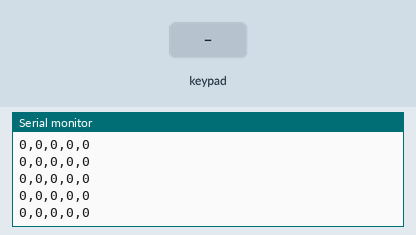
The sketch below on a simulated Arduino Uno, built with avr-gcc and run on an emulated ATmega328P. Parts: the last lines printed to the serial monitor. The inputs (shaded band) are chosen by the test bench.

Above: at 1.2 s.
1.3 s: key '2' pressed
At 1.32 s:
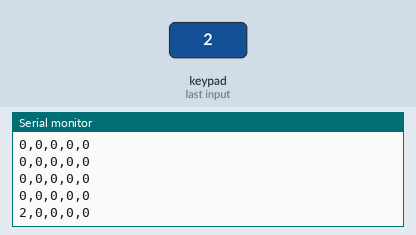
2.8 s: key '4' pressed
At 2.83 s:
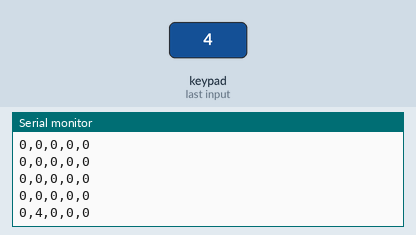

The sketch:

mpr121.ino
```cpp
//base on Kate Hartman and Nick Puckett's sendAllCapPins example

#include <Wire.h>
#include "Adafruit_MPR121.h"


#ifndef _BV
#define _BV(bit) (1 << (bit))
#endif


Adafruit_MPR121 cap = Adafruit_MPR121();


uint16_t currtouched = 0;
int tp = 12;


void setup()
{
  Serial.begin(9600);

  if (!cap.begin(0x5A)) {
  Serial.println("MPR121 not found, check wiring?");
  while (1);
  }

  Serial.println("MPR121 found!");
}


void loop()
{
checkEachPin(tp);
Serial.println();
delay(100);
}


void checkEachPin(int totalPins) {
currtouched = cap.touched();


   if ((currtouched & _BV(2)))
    {
    Serial.print(2);
    }
    else
    {
    Serial.print(0);
    }
    Serial.print(",");


   if ((currtouched & _BV(4)))
    {
    Serial.print(4);
    }
    else
    {
    Serial.print(0);
    }
    Serial.print(",");


   if ((currtouched & _BV(7)))
    {
    Serial.print(7);
    }
    else
    {
    Serial.print(0);
    }
    Serial.print(",");


   if ((currtouched & _BV(9)))
    {
    Serial.print(9);
    }
    else
    {
    Serial.print(0);
    }
    Serial.print(",");


   if ((currtouched & _BV(11)))
    {
    Serial.print(11);
    }
    else
    {
    Serial.print(0);
    }


}
```

Measured:
- after the input at 1.3 s, the serial monitor: prints a new line at once (image 1)
- after the input at 2.8 s, the serial monitor: prints a new line at once (image 2)
